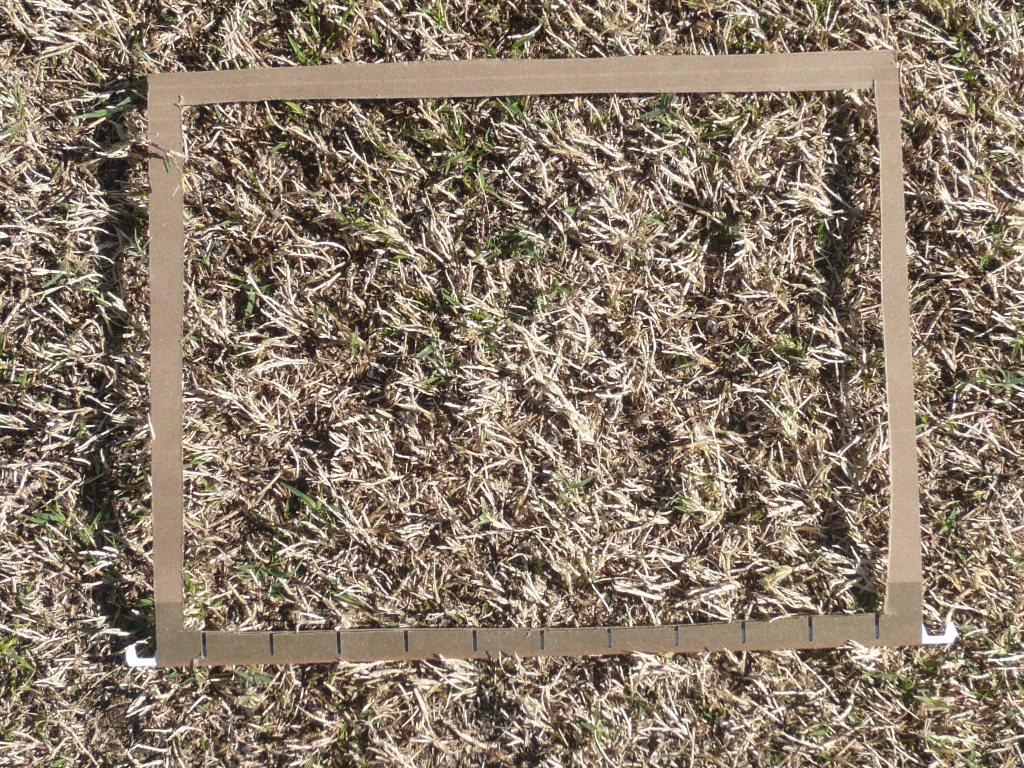
#> input picture data/original/Patch 1-2.JPG, 2048 x 1536 px (shown at 1/2 size)
$ python plot_contours.py '../../../data/original/Patch 1-2.JPG'
#> lines starting #> are read from the running program, lines starting #| are printed output that depends on the picture
"""
===============
Contour finding
===============

``skimage.measure.find_contours`` uses a marching squares method to find
constant valued contours in an image.  Array values are linearly interpolated
to provide better precision of the output contours.  Contours which intersect
the image edge are open; all others are closed.

The `marching squares algorithm
<http://www.essi.fr/~lingrand/MarchingCubes/algo.html>`__ is a special case of
the marching cubes algorithm (Lorensen, William and Harvey E. Cline. Marching
Cubes: A High Resolution 3D Surface Construction Algorithm. Computer Graphics
(SIGGRAPH 87 Proceedings) 21(4) July 1987, p. 163-170).

"""
import sys

import matplotlib.pyplot as plt
from scipy.ndimage import uniform_filter
from skimage import measure
from skimage import io
from skimage import color


if len(sys.argv) < 2:
    raise ValueError("Usage:", sys.argv[0], " Missing some argument to indicate input files")
path = sys.argv[1]

image = io.imread(path)
#> image is the input picture: shape (1536, 2048, 3); mean R, G, B 138.2, 123.6, 106.1
image = uniform_filter(image)
# image = transform.resize(image, (800, 800))
image_grey = color.rgb2gray(image)
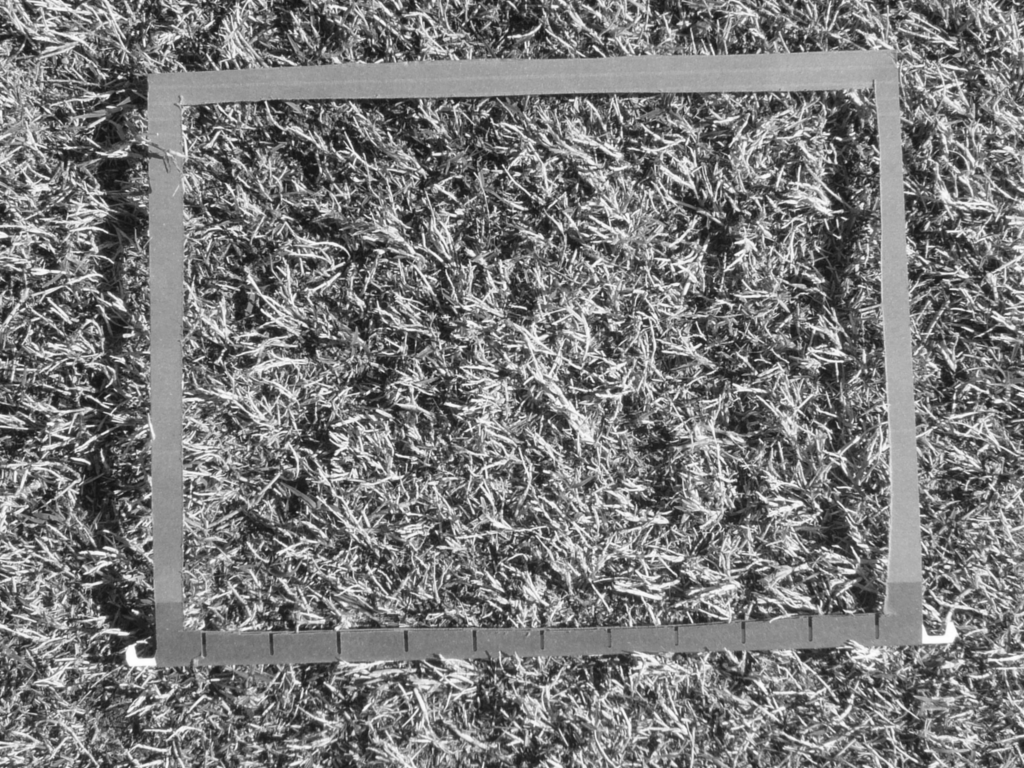
#> image_grey: shape (1536, 2048) float64 (shown at 1/2 size); min 0.0602, max 1, mean 0.483

# ImageViewer(image_grey).show()

contours = measure.find_contours(image_grey, 10, fully_connected='low')
#> contours = []
print(len(contours))
#| 0

# Display the image and plot all contours found
fig, ax = plt.subplots()
ax.imshow(image_grey, interpolation='nearest', cmap=plt.cm.gray)

for n, contour in enumerate(contours):
    ax.plot(contour[:, 1], contour[:, 0], linewidth=2)
#> this loop made 0 passes

ax.axis('image')
ax.set_xticks([])
ax.set_yticks([])
plt.show()

$ run again, on data/original/Patch 5-2.JPG
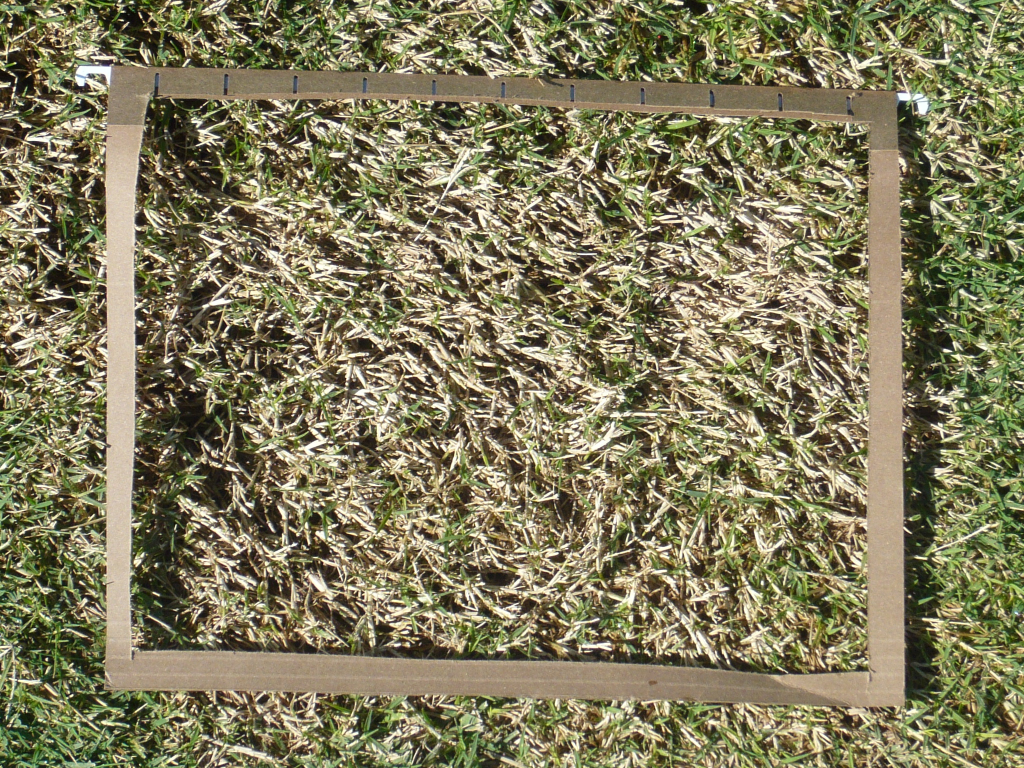
#> input picture data/original/Patch 5-2.JPG, 2048 x 1536 px (shown at 1/2 size)
#> image is the input picture: shape (1536, 2048, 3); mean R, G, B 128.5, 122.9, 91.6
#> `image = uniform_filter(image)`:
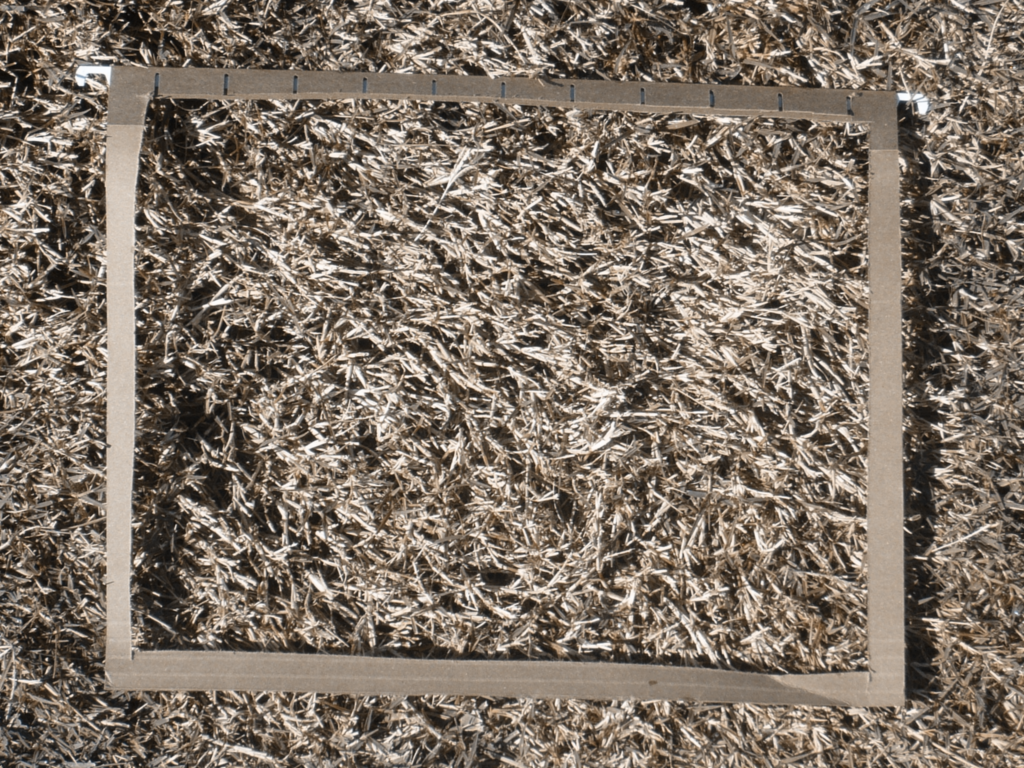
#> image: shape (1536, 2048, 3) (shown at 1/2 size); mean R, G, B 125.6, 113.3, 101
#> `image_grey = color.rgb2gray(image)`:
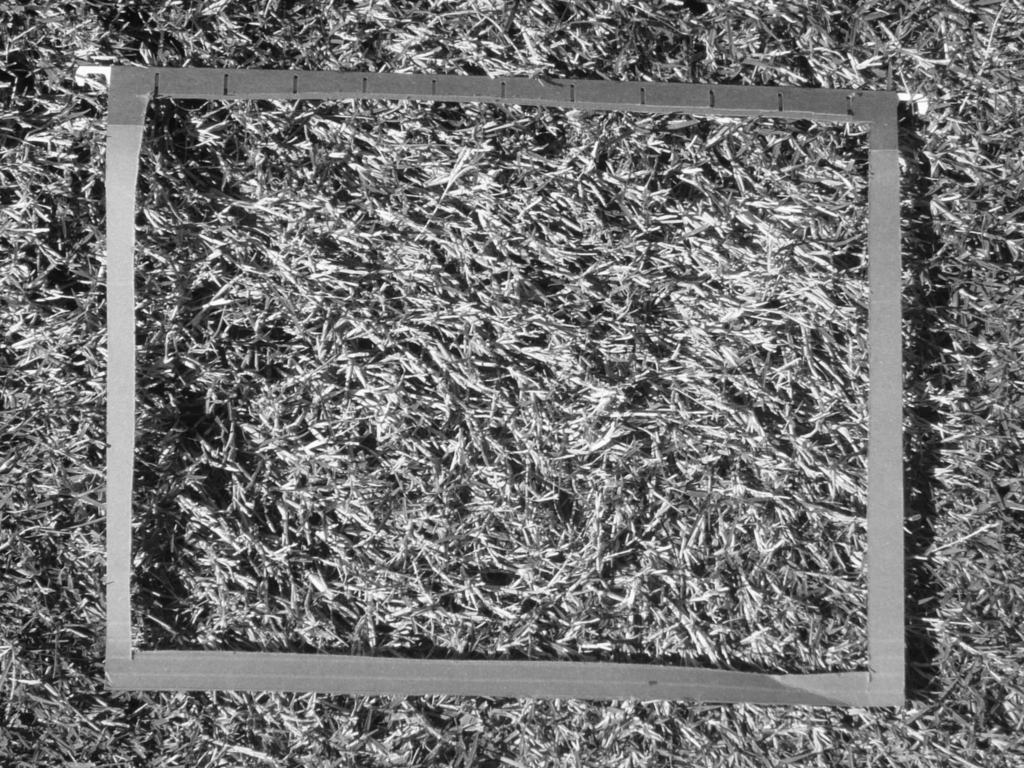
#> image_grey: shape (1536, 2048) float64 (shown at 1/2 size); min 0.0327, max 0.993, mean 0.451
#> contours = []
#| 0

$ run again, on data/original/Patch 10.JPG
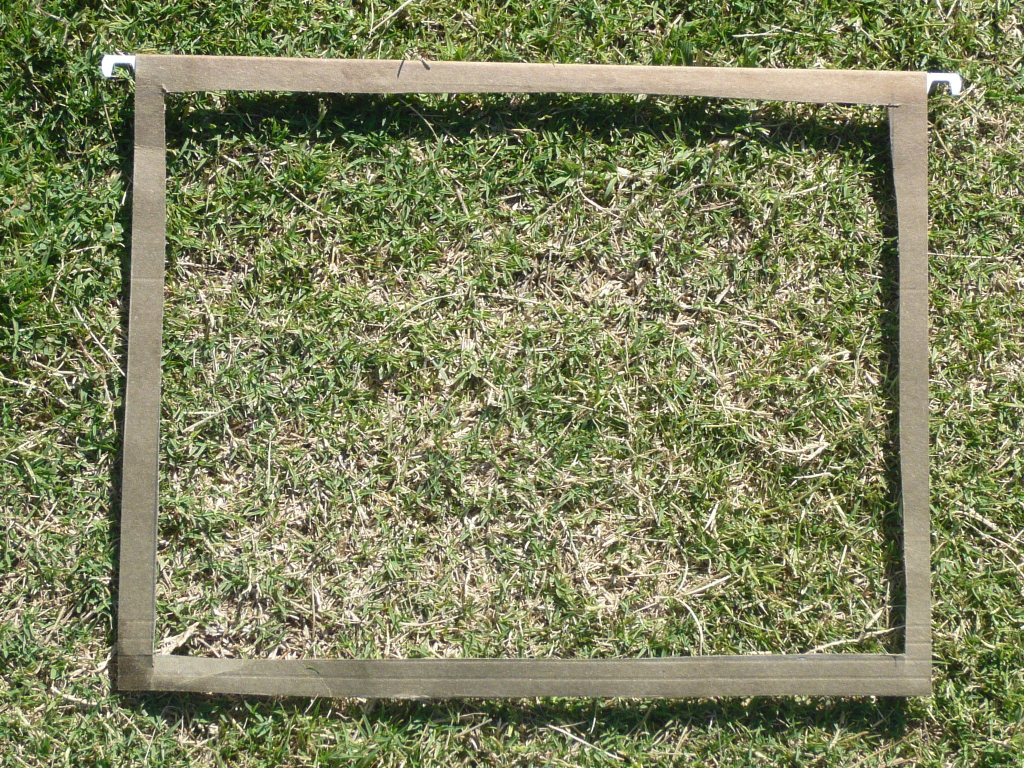
#> input picture data/original/Patch 10.JPG, 2048 x 1536 px (shown at 1/2 size)
#> image is the input picture: shape (1536, 2048, 3); mean R, G, B 126.8, 130.9, 93.1
#> `image = uniform_filter(image)`:
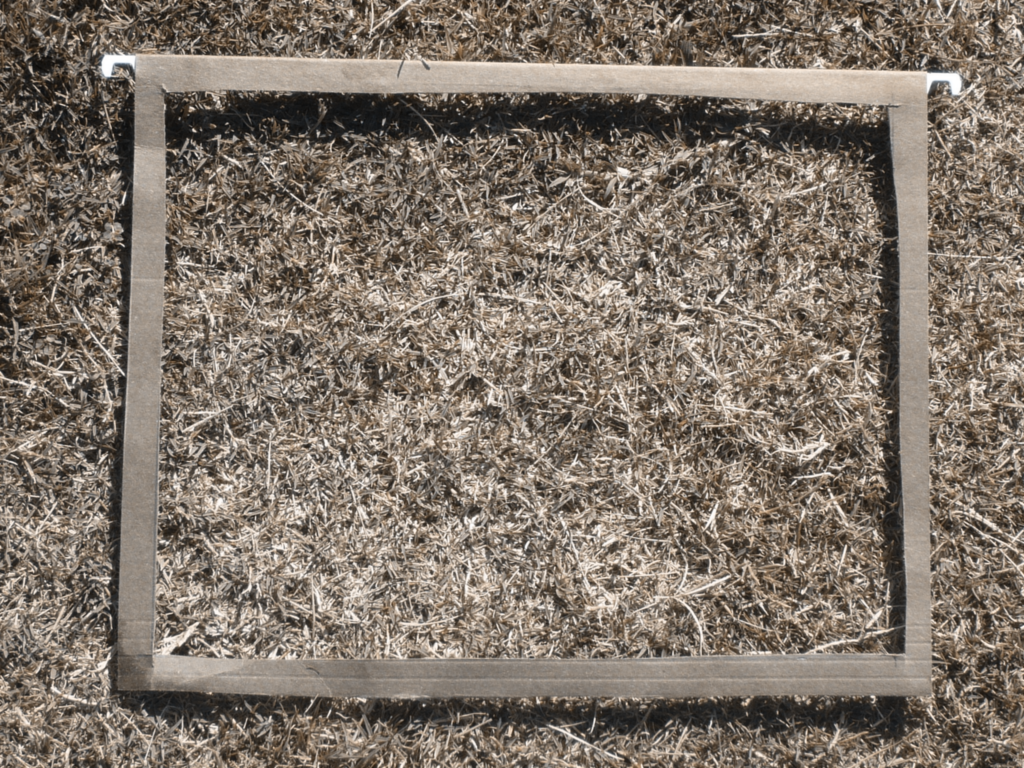
#> image: shape (1536, 2048, 3) (shown at 1/2 size); mean R, G, B 127.2, 116, 104.7
#> `image_grey = color.rgb2gray(image)`:
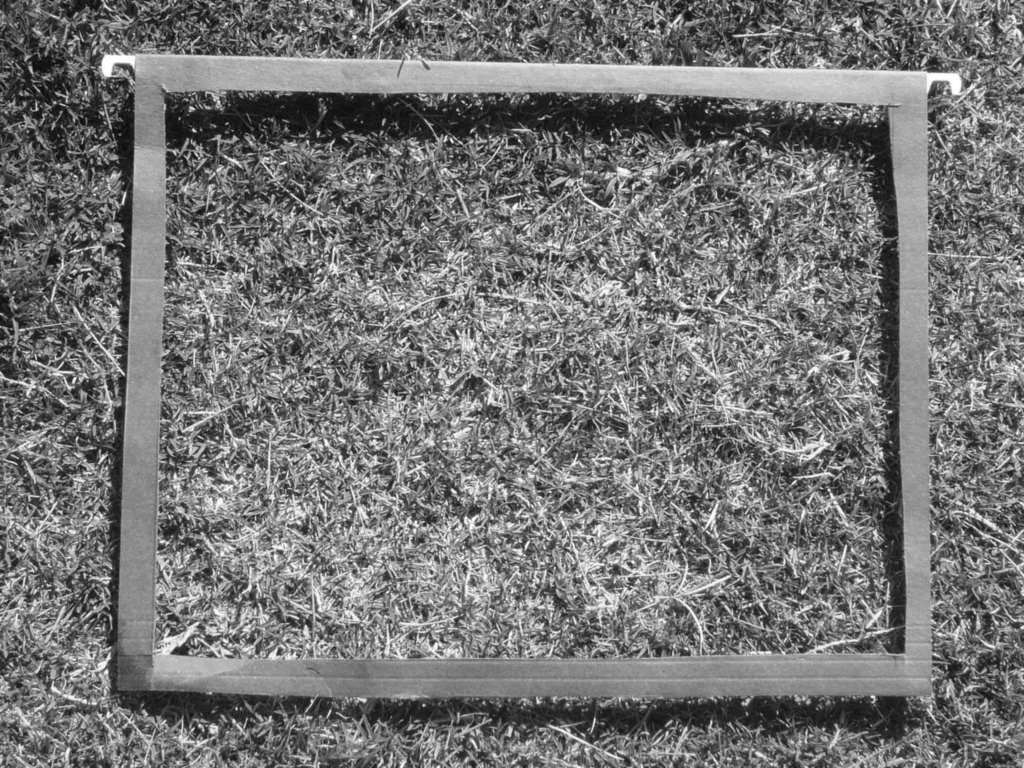
#> image_grey: shape (1536, 2048) float64 (shown at 1/2 size); min 0.0358, max 1, mean 0.461
#> contours = []
#| 0

$ run again, on data/original/Patch 2.JPG
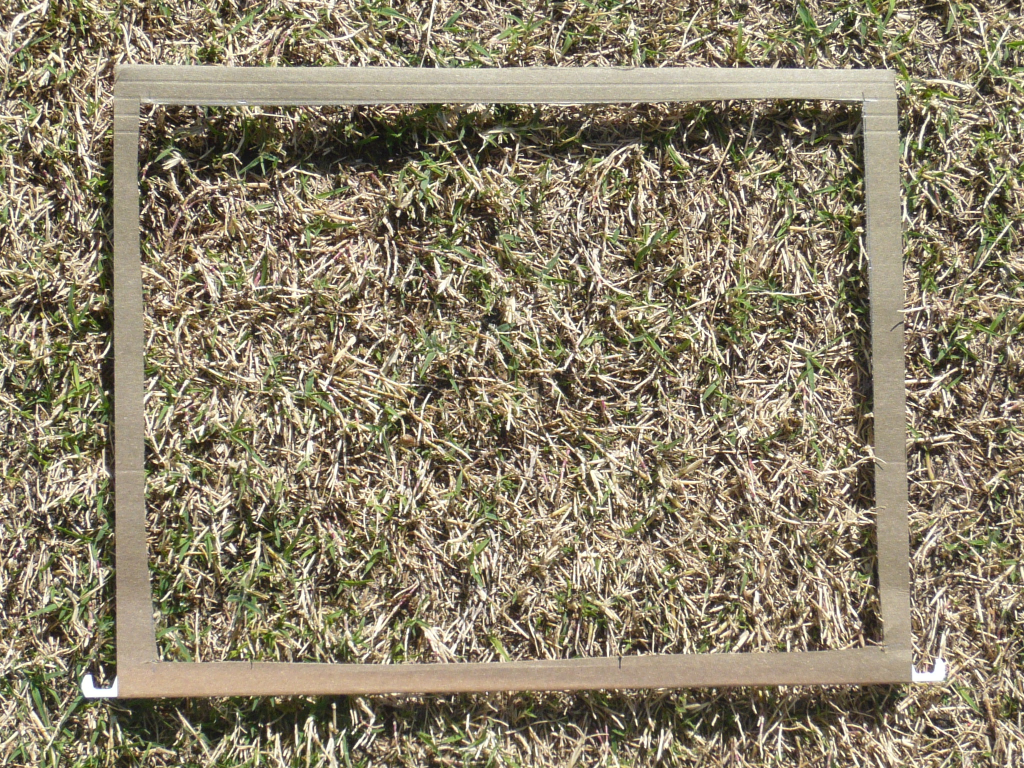
#> input picture data/original/Patch 2.JPG, 2048 x 1536 px (shown at 1/2 size)
#> image is the input picture: shape (1536, 2048, 3); mean R, G, B 139.7, 129.6, 106.2
#> `image = uniform_filter(image)`:
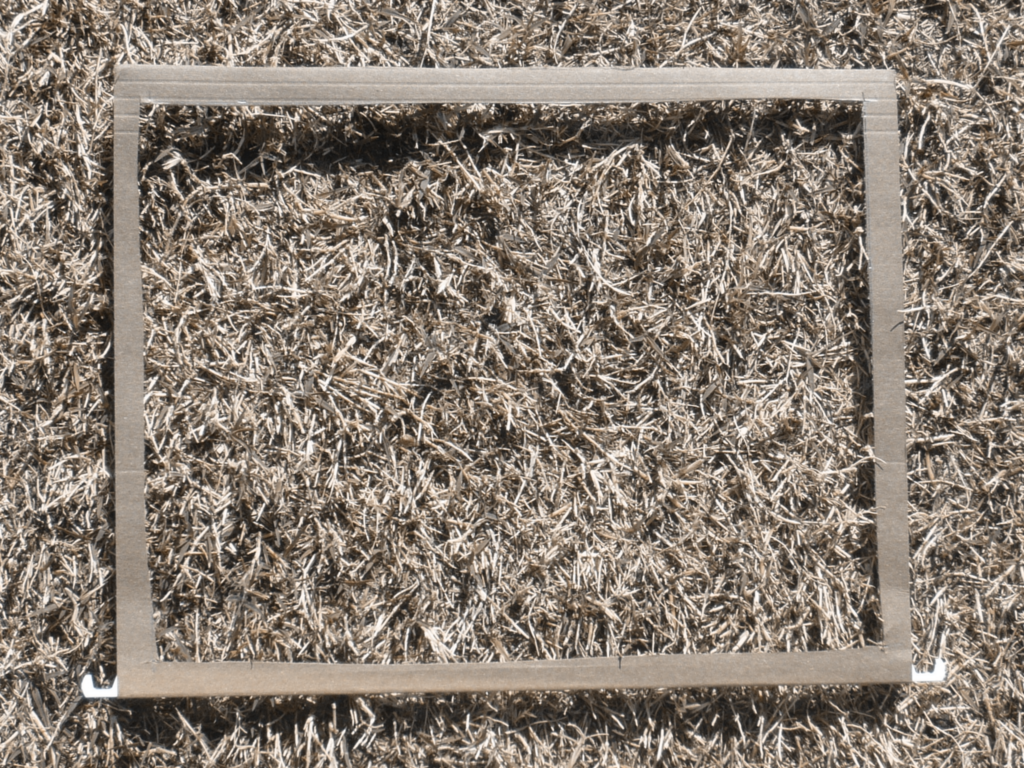
#> image: shape (1536, 2048, 3) (shown at 1/2 size); mean R, G, B 135.4, 124.2, 113
#> `image_grey = color.rgb2gray(image)`:
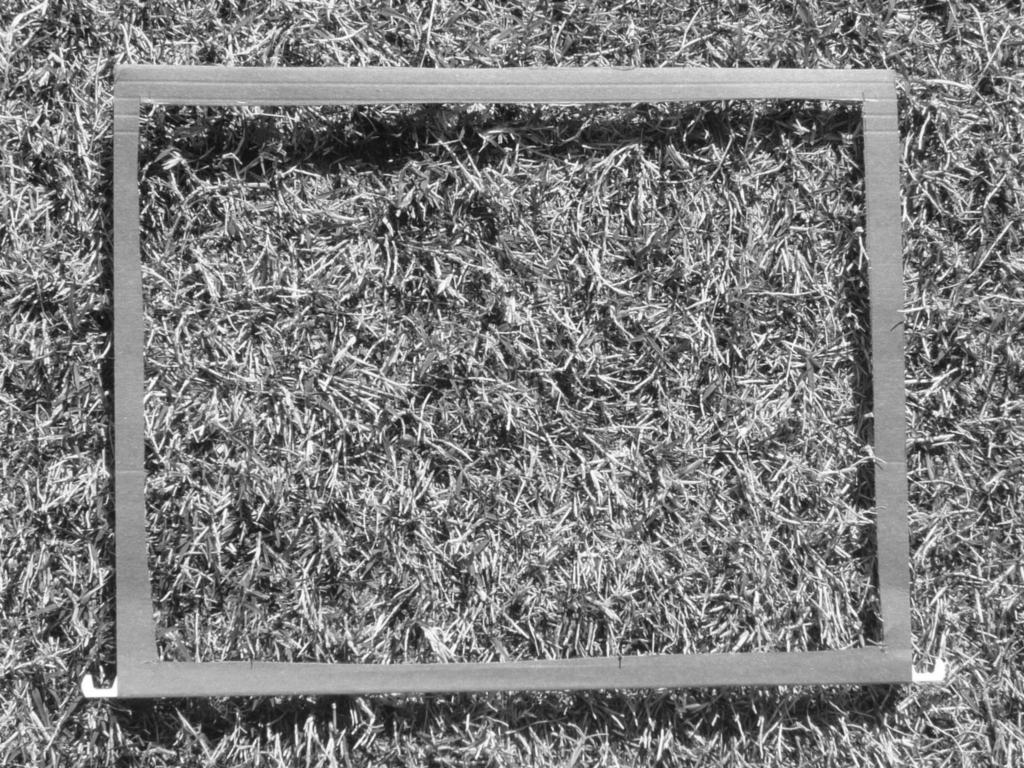
#> image_grey: shape (1536, 2048) float64 (shown at 1/2 size); min 0.0529, max 1, mean 0.493
#> contours = []
#| 0
